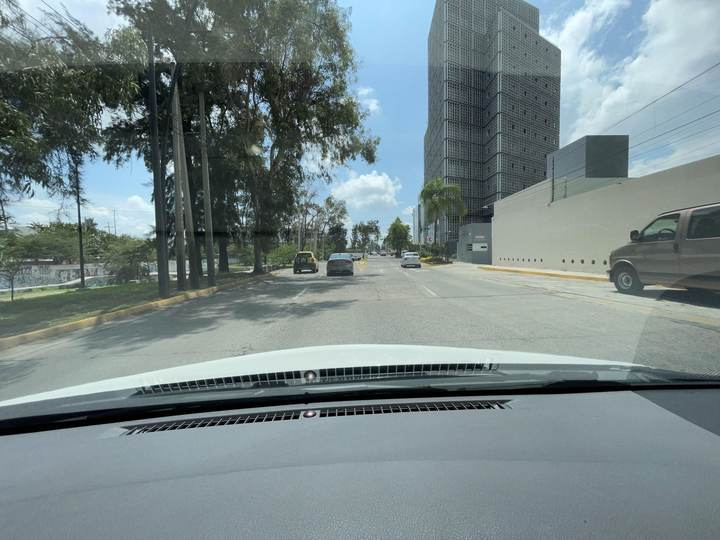
#> input picture entregables/tablero/img/mly_1025128699605414.jpg, 720 x 540 px
$ python -i filtros.py   (imports and definitions only)
#> lines starting #> are read from the running program, lines starting #| are printed output that depends on the picture
#> further down, picture is the input picture: PIL image 720x540 RGB; mean R, G, B 119.1, 133.8, 135.5
"""
Filtro adaptativo por imagen (preprocesamiento) para el detector.

Cada imagen se mide (brillo, contraste y nitidez) y solo recibe la corrección que le hace falta:
  - contraste bajo (desviación de gris < 45)  -> estiramiento de histograma con 1 % de recorte
  - oscura (brillo medio < 85)                -> gamma 0.75 (aclara sombras)
  - sobreexpuesta (brillo medio > 175)        -> gamma 1.3 (recupera detalle en zonas claras)
  - borrosa (varianza del laplaciano < 60)    -> máscara de enfoque suave
Una imagen bien expuesta y nítida pasa sin cambios. Se usa igual al construir el dataset y en la cámara,
para que el modelo vea en campo lo mismo que vio al entrenar. Solo depende de PIL y numpy.
"""
import numpy as np
from PIL import Image, ImageFilter, ImageOps

UMBRALES = {"contraste": 45.0, "oscura": 85.0, "clara": 175.0, "nitidez": 60.0}


def medir(img):
    """Brillo, contraste y nitidez sobre una versión de 512 px (las medidas no dependen del tamaño)."""
    g = img.convert("L")
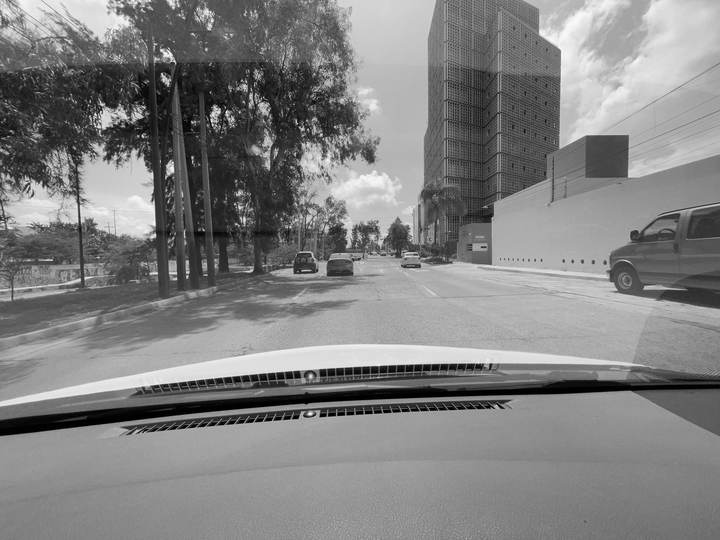
#> g: PIL image 720x540 L; min 0, max 253, mean 129.5
    g.thumbnail((512, 512))
#> g: PIL image 512x384 L
    a = np.asarray(g, dtype=np.float32)
    lap = a[1:-1, 1:-1] * -4 + a[:-2, 1:-1] + a[2:, 1:-1] + a[1:-1, :-2] + a[1:-1, 2:]
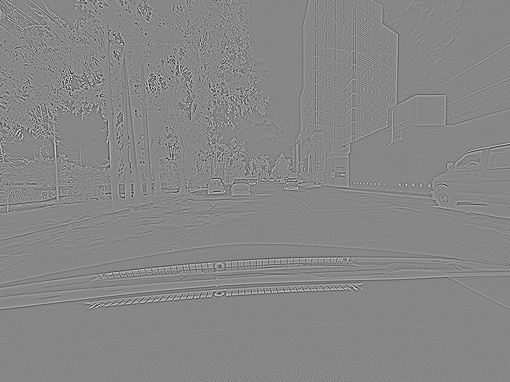
#> lap: shape (382, 510) float32; min -340, max 302, mean 0; drawn with min black and max white
    return {"brillo": float(a.mean()), "contraste": float(a.std()), "nitidez": float(lap.var())}


def _gamma(img, g):
    tabla = [round(255 * (i / 255) ** g) for i in range(256)] * 3
    return img.point(tabla)


def filtrar(img):
    """Devuelve (imagen corregida, lista de filtros aplicados, medidas originales)."""
    img = img.convert("RGB")
    m = medir(img)
#> m = {'brillo': 129.5, 'contraste': 52.52, 'nitidez': 1034.6}
    hechos = []
    if m["contraste"] < UMBRALES["contraste"]:
        img = ImageOps.autocontrast(img, cutoff=1)
        hechos.append("contraste")
    b = medir(img)["brillo"] if hechos else m["brillo"]
#> b = 129.5
    if b < UMBRALES["oscura"]:
        img = _gamma(img, 0.75)
        hechos.append("aclarar")
    elif b > UMBRALES["clara"]:
        img = _gamma(img, 1.3)
        hechos.append("oscurecer")
    if m["nitidez"] < UMBRALES["nitidez"]:
        img = img.filter(ImageFilter.UnsharpMask(radius=2, percent=80, threshold=3))
        hechos.append("enfoque")
    return img, hechos, m

>>> from PIL import Image
>>> picture = Image.open('../../entregables/tablero/img/mly_1025128699605414.jpg')
>>> result = filtrar(picture)

$ run again, on entregables/tablero/img/mly_1031466410720681.jpg
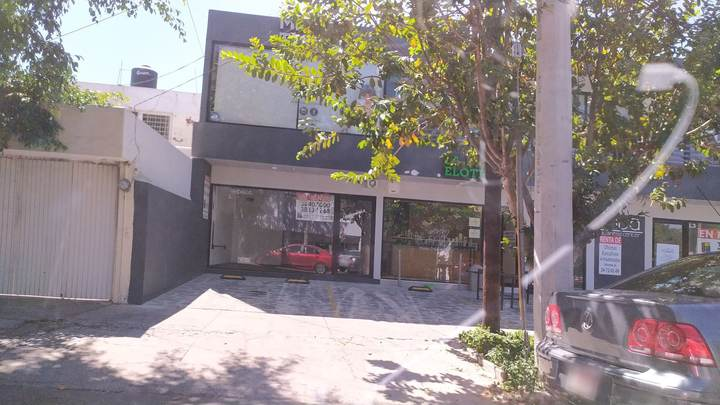
#> input picture entregables/tablero/img/mly_1031466410720681.jpg, 720 x 405 px
#> picture is the input picture: PIL image 720x405 RGB; mean R, G, B 144, 135.4, 135.6
#> in medir, `g = img.convert("L")`:
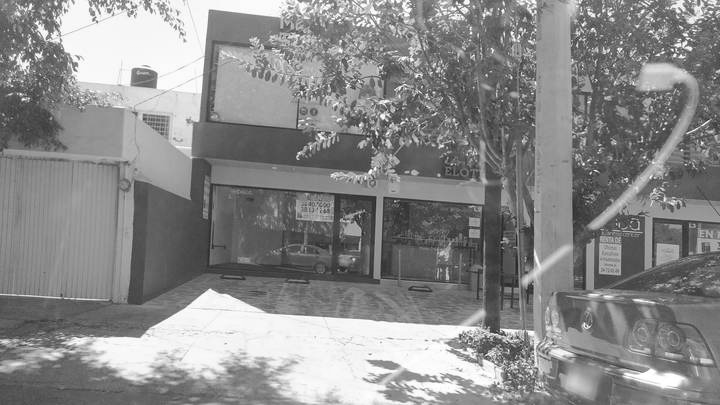
#> g: PIL image 720x405 L; min 24, max 255, mean 138
#> in medir, `lap = a[1:-1, 1:-1] * -4 + a[:-2, 1:-1] + a[2:, 1:-1] + a[1:-1, :-2] +..`:
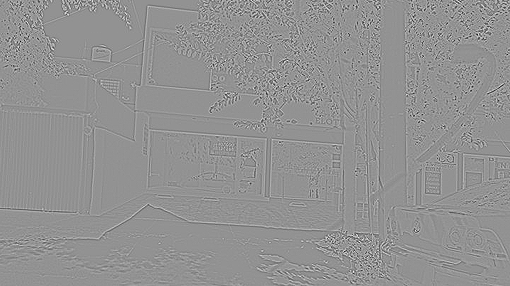
#> lap: shape (286, 510) float32; min -374, max 277, mean 0; drawn with min black and max white
#> m = {'brillo': 138, 'contraste': 51.57, 'nitidez': 1450.8}
#> b = 138

$ run again, on entregables/tablero/img/mly_1060760997783967.jpg
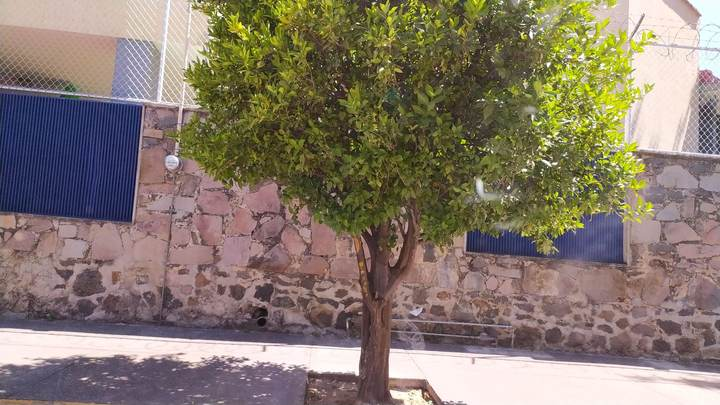
#> input picture entregables/tablero/img/mly_1060760997783967.jpg, 720 x 405 px
#> picture is the input picture: PIL image 720x405 RGB; mean R, G, B 134.4, 121.8, 108.3
#> in medir, `g = img.convert("L")`:
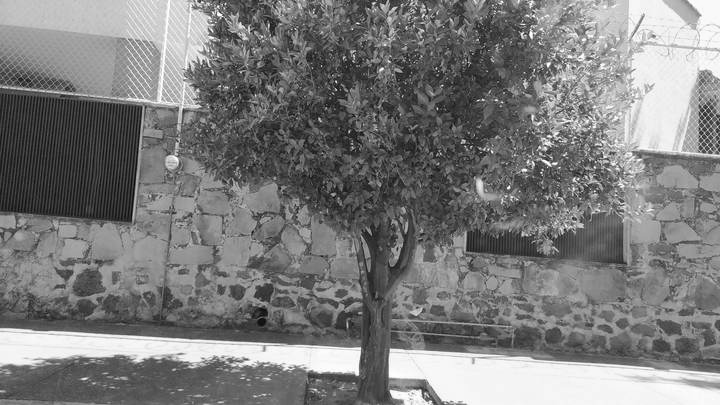
#> g: PIL image 720x405 L; min 6, max 255, mean 124
#> in medir, `lap = a[1:-1, 1:-1] * -4 + a[:-2, 1:-1] + a[2:, 1:-1] + a[1:-1, :-2] +..`:
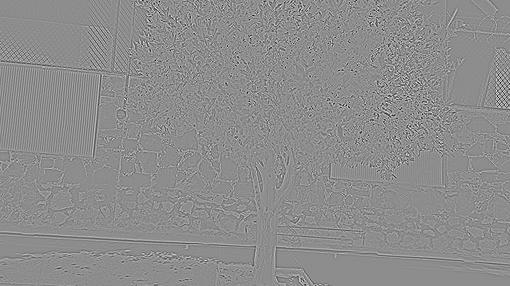
#> lap: shape (286, 510) float32; min -376, max 303, mean 0; drawn with min black and max white
#> m = {'brillo': 124, 'contraste': 56.63, 'nitidez': 1881.4}
#> b = 124

$ run again, on entregables/tablero/img/mly_1088368443480393.jpg
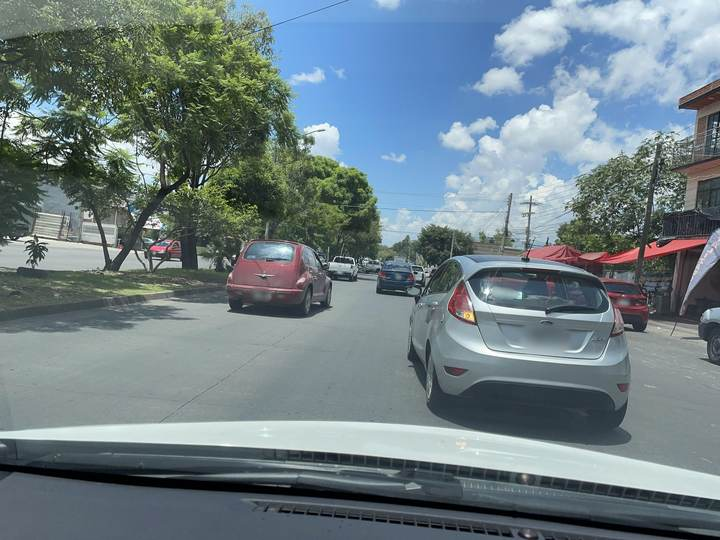
#> input picture entregables/tablero/img/mly_1088368443480393.jpg, 720 x 540 px
#> picture is the input picture: PIL image 720x540 RGB; mean R, G, B 111, 126.8, 132.6
#> in medir, `g = img.convert("L")`:
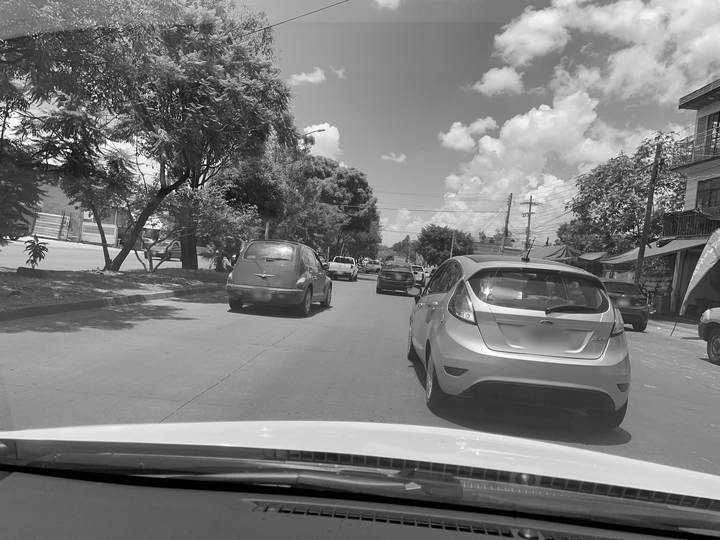
#> g: PIL image 720x540 L; min 0, max 255, mean 122.8
#> in medir, `lap = a[1:-1, 1:-1] * -4 + a[:-2, 1:-1] + a[2:, 1:-1] + a[1:-1, :-2] +..`:
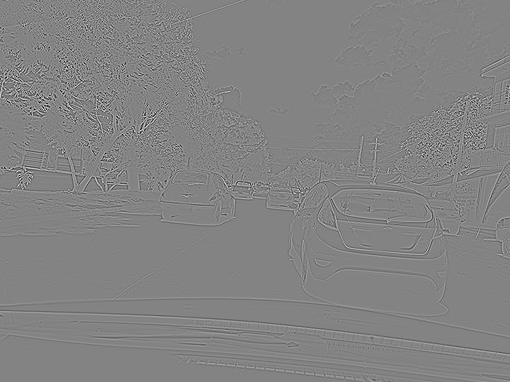
#> lap: shape (382, 510) float32; min -437, max 411, mean 0; drawn with min black and max white
#> m = {'brillo': 122.8, 'contraste': 52.34, 'nitidez': 1596.8}
#> b = 122.8
